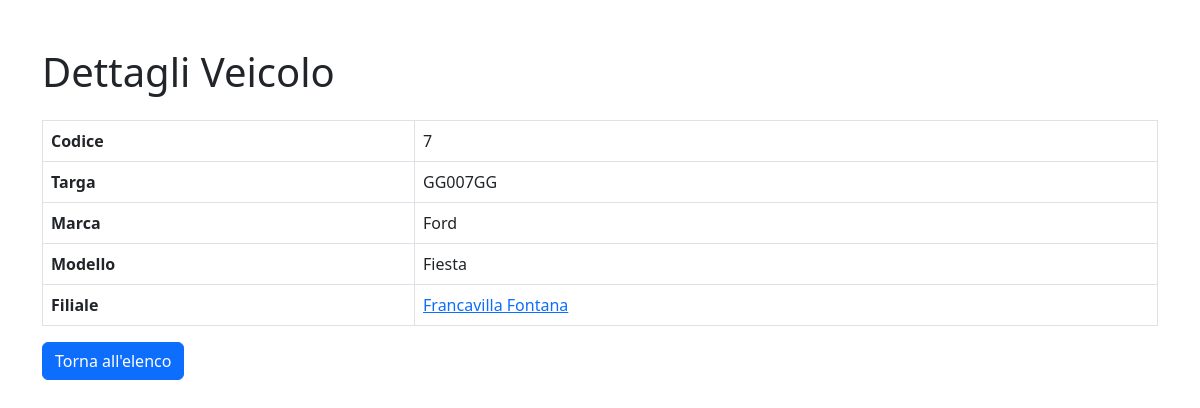
Screenshot of /automezzo.php?id=7 with the database file from the repository.
### tables this page shows
CREATE TABLE `automezzo` (
  `codice` int(11) NOT NULL,
  `targa` varchar(20) NOT NULL,
  `marca` varchar(100) NOT NULL,
  `modello` varchar(100) NOT NULL,
  `filiale_codice` int(11) DEFAULT NULL
);

CREATE TABLE `filiale` (
  `codice` int(11) NOT NULL,
  `indirizzo` varchar(255) NOT NULL,
  `citta` varchar(100) NOT NULL,
  `cap` varchar(10) NOT NULL
);

### automezzo.php (the view, shortened to what this page needs)
<?php
include('config.php');
$conn = new mysqli($servername, $username, $password, $dbname);
$id = (int) $_GET['id'];
$sql = "SELECT Automezzo.*, Filiale.citta, Filiale.indirizzo
        FROM Automezzo
        LEFT JOIN Filiale ON Automezzo.filiale_codice = Filiale.codice
        WHERE Automezzo.codice = $id";
$result = $conn->query($sql);
$veicolo = $result->fetch_assoc();
?>
<!DOCTYPE html>
<html lang="it">
<head>
    <link href="https://cdn.jsdelivr.net/npm/bootstrap@5.3.0/dist/css/bootstrap.min.css" rel="stylesheet">
</head>
<body>
    <div class="container mt-5">
        <h1 class="mb-4">Dettagli Veicolo</h1>
        <table class="table table-bordered">
            <tr>
                <th>Codice</th>
                <td><?php echo $veicolo['codice']; ?></td>
            </tr>
            <tr>
                <th>Targa</th>
                <td><?php echo $veicolo['targa']; ?></td>
            </tr>
            <tr>
                <th>Marca</th>
                <td><?php echo $veicolo['marca']; ?></td>
            </tr>
            <tr>
                <th>Modello</th>
                <td><?php echo $veicolo['modello']; ?></td>
            </tr>
            <tr>
                <th>Filiale</th>
                <td><a href='filiale.php?id=<?php echo $veicolo['filiale_codice']; ?>'><?php echo $veicolo['citta']; ?></a></td>
            </tr>
        </table>
        <a href="index.php" class="btn btn-primary">Torna all'elenco</a>
    </div>
</body>
</html>

### rows the page displays
automezzo: codice "7", targa "GG007GG", marca "Ford", modello "Fiesta", filiale_codice.citta "Francavilla Fontana"
